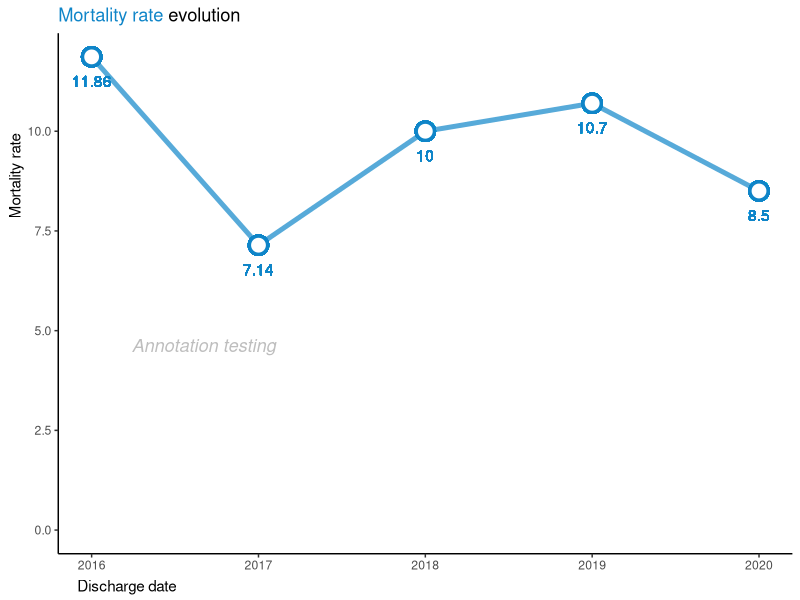
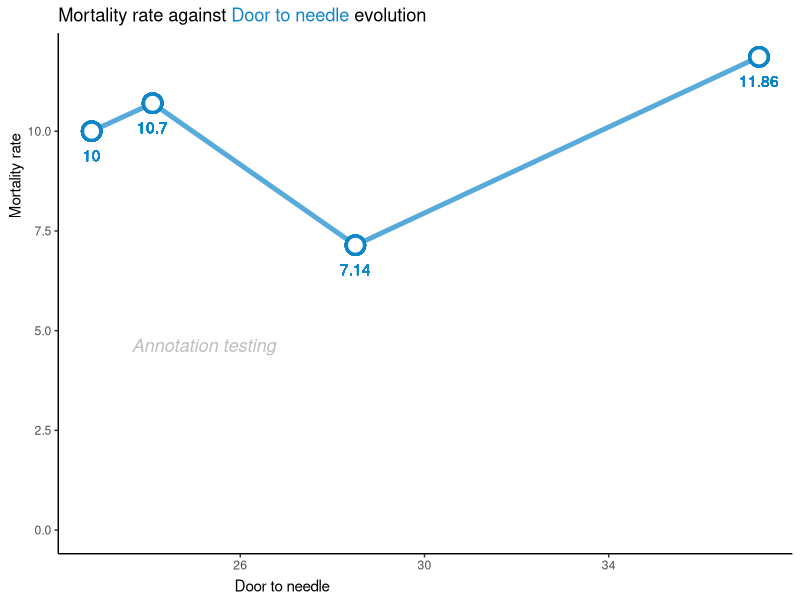
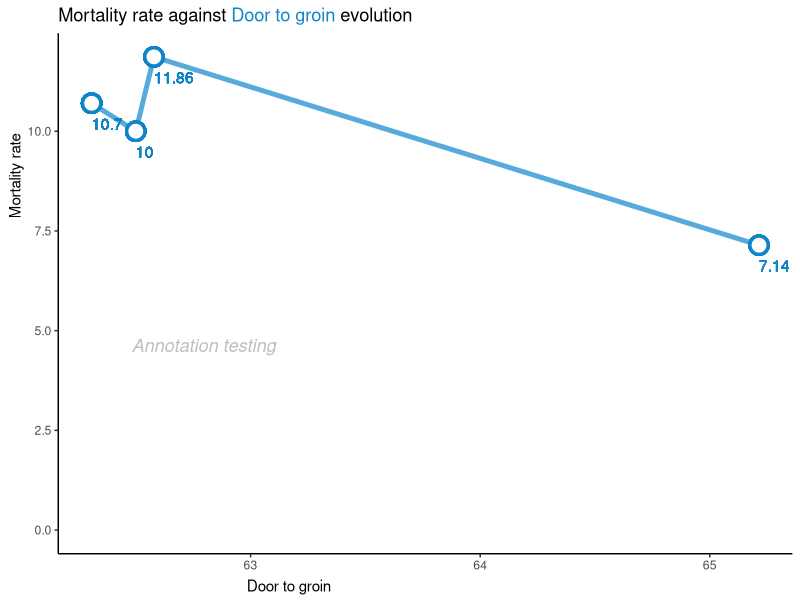
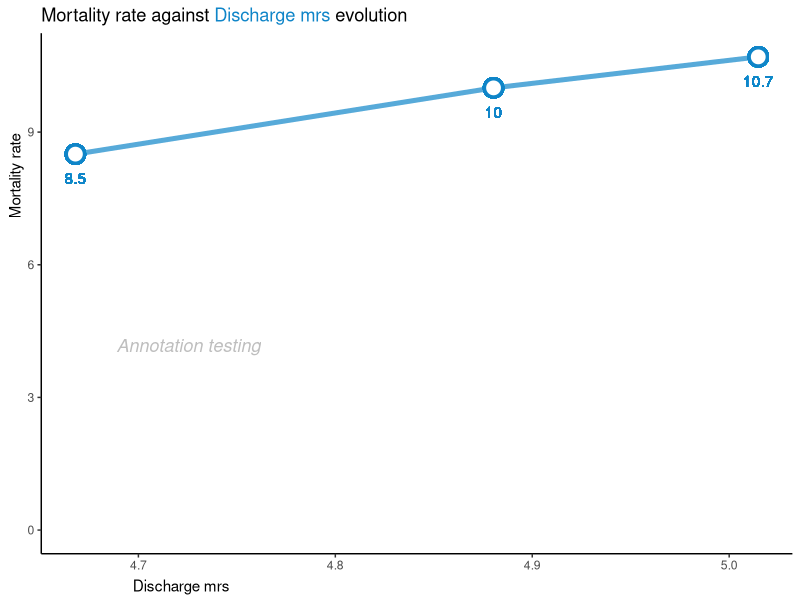
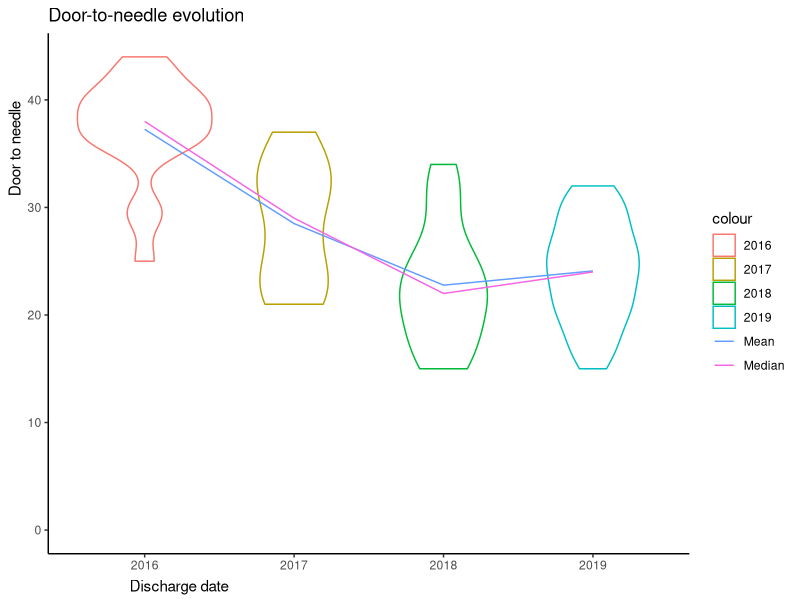
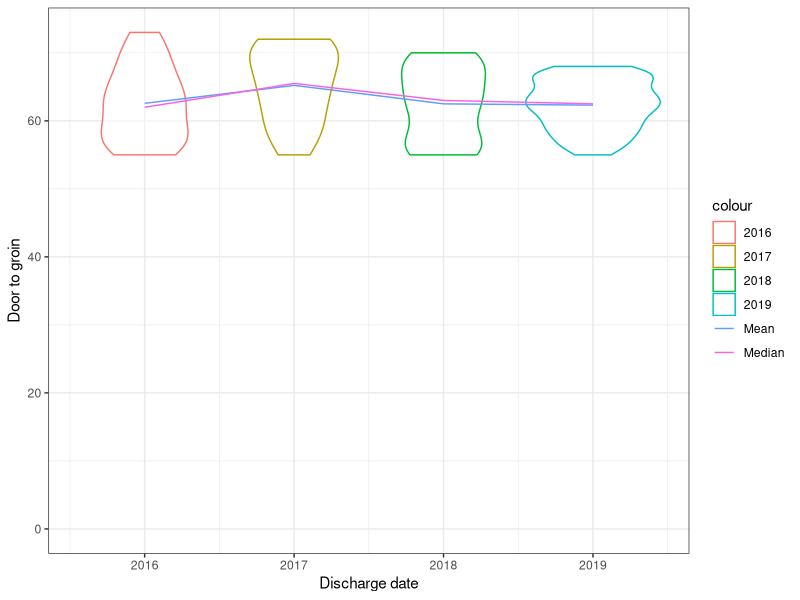
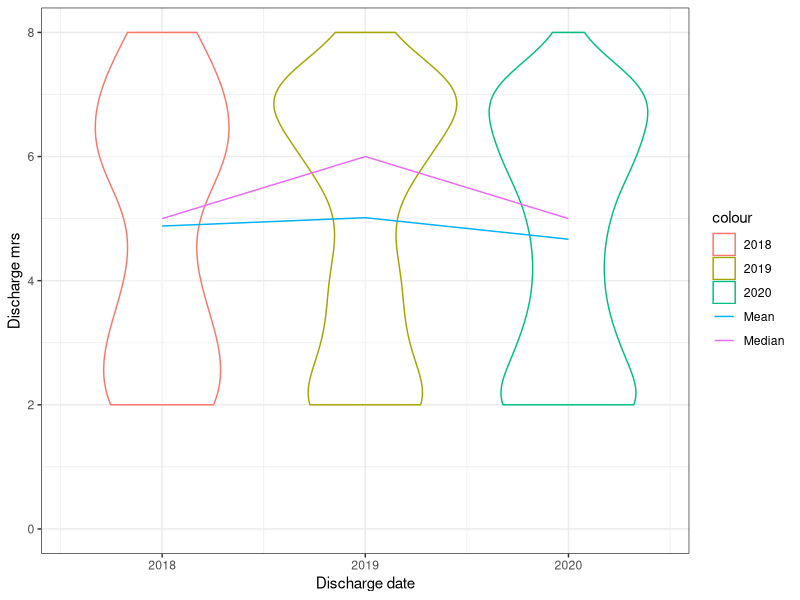

The R script that drew these images, in order:
## ---- chunk 1
knitr::opts_chunk$set(echo = TRUE)
library(readxl)
library(tidyverse)
library(tibble)
library(skimr)
library(magrittr)
library(purrr)
library(ggtext)
library(grid)
## ---- chunk 2
#loading resq dataset
resq_data <- read_excel("resq-raw-data/sample_hospital.xlsx")

#checking what rows that include NA values
resq_data %>%
  summarise_all(funs(sum(is.na(.)))) %>%
  pivot_longer(everything()) %>%
  filter(value > 0)

#replacing NA's with zero's
resq_data %<>%
  replace(is.na(.), 99)

#just checking if nihss_score actually is numeric - stated as a text in resq data legend tab in excel
class(resq_data$nihss_score)

#creating tribbles for each variable/legend
trib_department_type<-tribble(
~department_type, ~DeptTypeStr, 
  1, "neurology",  
  2, "neurosurgery", 
  3, "anesthesiology/resusccitation/critical care department",  
  4, "internal medicine", 
  5, "geriatrics",  
  6,  "other",
  99, "Unknown",
) 

trib_hosp_in<-tribble(
  ~hospitalized_in, ~HospInStr,
  1, "Stroke unit/ICU",
  2, "Other monitored bed (telemetry)",
  3, "Standard bed",
  99, "Not applicable",
)

trib_stroke_type<-tribble(
  ~stroke_type, ~StrokeTypeStr,
  1, "Ischemic Stroke",
  2, "Intracerebral hemorrhage",
  3, "Transient ischemic attack - TIA",
  4, "Subarachnoid hemorrhage",
  5, "Cerebral venous thrombosis",
  6, "Undetermined",
  99, "Not applicable",
)

trib_NIHSS<-tribble(
  ~nihss, ~NIHSSStr,
  1, "Not performed",
  2, "Performed", 
  3, "Not known",
  99, "Unknown",
)

trib_CT_MRI<-tribble(
  ~ct_mri, ~CTMRIStr,
  1, "Not performed",
  2, "Performed",
  3, "Not known",
  99, "Not applicable",
)

trib_CT_Time<-tribble(
  ~ct_time, ~ctTimeStr,
  1, "Within 1 hour after admission",
  2, "Later than 1 hour after admission",
  99, "Not applicable",
)

trib_recanalization_procedures<-tribble(
  ~recanalization_procedures, ~RecanProcStr,
  1, "Not done - primary centre / comprehensive centre",
  2, "IV tPa - primary centre / comprehensive centre",
  3, "IV tPa + endovascular treatment - comprehensive centre",
  4, "Endovascular treatment alone - comprehensive centre",
  5, "IV tPa + referred to another centre for endovascular treatment - primary centre",
  6, "Referred to another centre for endovascular treatment - primary centre",
  7, "Patient referred to another centre for endovascular treatment and hospitalization continues at the referred to centre - comprehensive centre",
  8, "Patient referred for endovascular treatment and patient is returned to the initial centre - comprehensive centre",
  9, "Patient was returned to the initial centre after recanalization procedures were performed at another centre", 
  99, "Not applicable",
)

trib_dysphagia_screening<-tribble(
  ~dysphagia_screening, ~DysphagiaStr,
  1, "Yes/Guss test",
  2, "Yes/other test",
  3, "Was performed at another center",
  4, "No",
  5, "Patient could not be tested (intubated)",
  6, "Not known",
  99, "Not applicable",
)

trib_afib_flutter<-tribble(
  ~afib_flutter, ~AfibFlutterStr,
  1, "Known aFib", 
  2, "Newly-detected at admission",
  3, "Detected during hospilization",
  4, "Not detected",
  5, "Not known",
  99, "Not applicable",
)

trib_antithrombotics<-tribble(
  ~antithrombotics, ~AntithromboticsStr,
  1, "antiplatelets",
  2, "Vitamin K antagonist",
  3, "dabigratan",
  4, "rivaroxaban",
  5, "apixaban",
  6, "edoxaban",
  7, "LMWH or heparin in prophylactic dose",
  8, "LMWH or heparin in full anticoagulant dose",
  9, "Not prescriped\but recommended",
  10, "Nothing",
  99, "Not applicable",
)

trib_statin<-tribble(
  ~statin, ~StatinStr,
  1, "Yes",
  2, "No",
  3, "Not known",
  99, "Not applicable",
)

trib_smoking_cessation<-tribble(
  ~smoking_cessation, ~SmokingCessationStr,
  1, "Yes",
  2, "No",
  3, "Not a smoker",
  99, "Unknown",
)

trib_antihypertensive<-tribble(
  ~antihypertensive, ~AntihypertensiveStr,
  1, "Yes",
  2, "No",
  3, "Not known",
  99, "Not applicable",
)

trib_discharge_dest<-tribble(
  ~discharge_destination, ~DistDestStr,
  1, "Home",
  2, "Transferred within the same centre",
  3, "Transferred to another centre",
  4, "Social care facility",
  5, "Dead",
  99, "Not applicable",
)

trib_discharge_mrs<-tribble(
  ~discharge_mrs, ~DistMRSStr,
  1, "unknown/calculate",
  2, "0",
  3, "1",
  4, "2",
  5, "3",
  6, "4",
  7, "5",
  8, "6",
  99, "Not Applicable",
)

#getting a summary of the resq data
skim(resq_data)
summary(resq_data$department_type)

# you don't need to add trib_department_type to the left_join... 
resq_merge <- resq_data %>%
  left_join(trib_department_type, by="department_type") %>%
  left_join(trib_hosp_in, by="hospitalized_in") %>%
  left_join(trib_stroke_type, by="stroke_type") %>%
  left_join(trib_NIHSS, by="nihss") %>%
  left_join(trib_CT_MRI, by="ct_mri") %>% 
  left_join(trib_CT_Time, by="ct_time") %>%
  left_join(trib_recanalization_procedures, by="recanalization_procedures") %>%
  left_join(trib_dysphagia_screening, by="dysphagia_screening") %>%
  left_join(trib_afib_flutter, by="afib_flutter") %>% 
  left_join(trib_antithrombotics, by="antithrombotics") %>%
  left_join(trib_statin, by="statin") %>%
  left_join(trib_smoking_cessation, by="smoking_cessation") %>% 
  left_join(trib_antihypertensive, by="antihypertensive") %>% 
  left_join(trib_discharge_mrs, by="discharge_mrs") %>% 
  left_join(trib_discharge_dest, by="discharge_destination") 
  

## ---- chunk 3
resq_mort<-resq_merge %>%
  mutate(
    within30DayMort = if_else((hospital_days <= 30 & DistDestStr == "Dead"), 1, 0), 
  ) 
  
resq_mort %<>%
  dplyr::group_by(discharge_date)%>%
  mutate(
    Mortality30dMean = mean(within30DayMort) * 100,
    DTNMean = mean(replace(door_to_needle, door_to_needle==99, NA), na.rm = TRUE),
    DTNMedian = median(replace(door_to_needle, door_to_needle==99, NA), na.rm = TRUE),
    DTGMean = mean(replace(door_to_groin, door_to_groin==99, NA), na.rm = TRUE),
    DTGMedian = median(replace(door_to_groin, door_to_groin==99, NA), na.rm = TRUE),
    DISMRSMean = mean(replace(discharge_mrs, discharge_mrs==99 & 1, NA), na.rm = TRUE),
    DISMRSMedian = median(replace(discharge_mrs, discharge_mrs==99 & 1, NA), na.rm = TRUE)
  ) 

#df<-resq_mort %>% dplyr::group_by(discharge_date) %>% summarise(Mortality30d =mean(within30DayMort), DTNMean = mean(door_to_needle))


# THERE IS NO DTN/DTG DATA IN 2020, IT IS EMPTY IN RAW DATA AS WELL

########## TREND LINES ########## 

testText <- grobTree(textGrob("Annotation testing", x=0.10, y=0.40, hjust=0, gp=gpar(col="grey", fontsize=13, fontface="italic")))


p_trend_mort <- ggplot(resq_mort[resq_mort$discharge_date<2201,], 
aes(x = discharge_date, y = Mortality30dMean)) + 
  geom_line(color="#0F85C8", alpha=.7, size=1.7) + 
  geom_point(shape = 21, color = "#0F85C8", fill = "white", size = 5, stroke = 1.7) + 
  theme_classic() + 
  ylab("Mortality rate") +
  xlab("Discharge date") +
  expand_limits(y=0) +
  geom_text(aes(label=round(Mortality30dMean, digits = 2)), vjust = 2.5, color = "#0F85C8" ) +
  labs(
    title = "<span style = 'color: #0F85C8;'> Mortality rate</span> evolution"
  ) +
  theme(
    plot.title = element_markdown(),
    axis.title.x = element_text(hjust=0.03, vjust=0.2),
    axis.title.y = element_text(hjust=0.77, vjust=0.77),
    plot.caption = element_text(hjust=0, size=6),
    ) +
  annotation_custom(testText)

p_trend_mort 

p_mort_vs_DTN <- ggplot(resq_mort[resq_mort$door_to_needle<99,], 
aes(y = Mortality30dMean, x = DTNMean)) + 
  geom_line(color="#0F85C8", alpha=.7, size=1.7) + 
  geom_point(shape = 21, color = "#0F85C8", fill = "white", size = 5, stroke = 1.7) + 
  theme_classic() +
  ylab("Mortality rate") + 
  xlab("Door to needle") +
  expand_limits(y=0) +
  geom_text(aes(label=round(Mortality30dMean, digits=2)), vjust = 2.5, color = "#0F85C8" ) +
    labs(
    title = "Mortality rate against <span style = 'color: #0F85C8;'>Door to needle</span> evolution"
  ) +
  theme(
    plot.title = element_markdown(),
    axis.title.x = element_text(hjust=0.2758, vjust=0.2),
    axis.title.y = element_text(hjust=0.77, vjust=0.77),
    plot.caption = element_text(hjust=0, size=6),
    ) +
  annotation_custom(testText)

p_mort_vs_DTN

p_mort_vs_DTG <- ggplot(resq_mort[resq_mort$door_to_needle<99,], 
aes(y = Mortality30dMean, x = DTGMean, color="Mean")) + 
  geom_line(color="#0F85C8", alpha=.7, size=1.7) + 
  geom_point(shape = 21, color = "#0F85C8", fill = "white", size = 5, stroke = 1.7) +
  theme_classic() +
  ylab("Mortality rate") + 
  xlab("Door to groin") +
  expand_limits(y=0) +
  geom_text(aes(label=round(Mortality30dMean, digits=2)), vjust = 2.2, hjust = 0, color = "#0F85C8" ) +
    labs(
    title = "Mortality rate against <span style = 'color: #0F85C8;'>Door to groin</span> evolution"
  ) +
  theme(
    plot.title = element_markdown(),
    axis.title.x = element_text(hjust=0.29, vjust=0.2),
    axis.title.y = element_text(hjust=0.77, vjust=0.77),
    plot.caption = element_text(hjust=0, size=6),
    ) +
  annotation_custom(testText)

p_mort_vs_DTG

p_mort_vs_dismrs <- ggplot(resq_mort[resq_mort$discharge_mrs<99,], 
aes(y = Mortality30dMean, x = DISMRSMean, color="Mean")) + 
  geom_line(color="#0F85C8", alpha=.7, size=1.7) + 
  geom_point(shape = 21, color = "#0F85C8", fill = "white", size = 5, stroke = 1.7) +
  theme_classic() + 
  expand_limits(y=0) +
  ylab("Mortality rate") + 
  xlab("Discharge mrs") +
  geom_text(aes(label=round(Mortality30dMean, digits=2)), vjust = 2.5, color = "#0F85C8" ) +
    labs(
    title = "Mortality rate against <span style = 'color: #0F85C8;'>Discharge mrs</span> evolution"
  ) +
  theme(
    plot.title = element_markdown(),
    axis.title.x = element_text(hjust=0.14, vjust=0.2),
    axis.title.y = element_text(hjust=0.77, vjust=0.77),
    plot.caption = element_text(hjust=0, size=6),
    ) +
  annotation_custom(testText)

p_mort_vs_dismrs

p_trend_DTN <- ggplot(resq_mort[resq_mort$door_to_needle<99 & resq_mort$discharge_date<2201,], 
aes(x = discharge_date, y = DTNMean, color="Mean")) + 
  geom_violin(aes(x = discharge_date, y = door_to_needle, color=as.factor(discharge_date)), alpha=.4) +
  geom_line() +
  geom_line(aes(y = DTNMedian, color = "Median")) +
  theme_classic() + 
  ylab("Door to needle") +
  xlab("Discharge date") +
  expand_limits(y=0) +
  ggtitle("Door-to-needle evolution") +
  theme(
    axis.title.x = element_text(hjust=0.15, vjust=0.2),
    axis.title.y = element_text(hjust=0.84, vjust=0.8),
    plot.caption = element_text(hjust = 0, size = 6),
    )

p_trend_DTN

p_trend_DTG <- ggplot(resq_mort[resq_mort$door_to_groin<99 & resq_mort$discharge_date<2201,], 
aes(x = discharge_date, y = DTGMean, color="Mean")) + 
  geom_violin(aes(x = discharge_date, y = door_to_groin, color=as.factor(discharge_date)), alpha=.4) +
  geom_line() + 
  geom_line(aes(y = DTGMedian, color = "Median")) +
  theme_bw() + 
  ylab("Door to groin") +
  xlab("Discharge date") +
  expand_limits(y=0)

p_trend_DTG

p_trend_dismrs <- ggplot(resq_mort[resq_mort$discharge_mrs<99 & resq_mort$discharge_date<2201,], 
aes(x = discharge_date, y = DISMRSMean, color="Mean")) + 
  geom_violin(aes(x = discharge_date, y = discharge_mrs, color=as.factor(discharge_date)), alpha=.4) +
  geom_line() + 
  geom_line(aes(y = DISMRSMedian, color = "Median")) +
  theme_bw() + 
  ylab("Discharge mrs") +
  xlab("Discharge date") +
  expand_limits(y=0)

p_trend_dismrs



########## MAYBE USEFUL IDK? ########## 
# p_dtn <- ggplot(resq_mort[resq_mort$door_to_needle<99 & resq_mort$discharge_date<2201 & resq_mort$discharge_date>2017,], aes(x = door_to_needle, y = Mortality30dMean, color=as.factor(discharge_date))) +
#   geom_boxplot() + 
#   geom_jitter(alpha=.4) + 
#   geom_point(aes(x=DTNMean), size = 4) + 
#   theme_bw() 
# 
# p_dtn
# 
# p_dtg <- ggplot(resq_mort[resq_mort$door_to_groin<99 & resq_mort$discharge_date<2201,], aes(x = Mortality30dMean, y = door_to_groin, color=as.factor(discharge_date))) + 
#   geom_boxplot() + 
#   geom_jitter() + 
#   theme_bw()
# 
# p_dtg
# 
# #NIHSS score is not really a KPI though
# p_nihss_score_jitter <- ggplot(resq_mort[resq_mort$nihss_score<99 & resq_mort$discharge_date<2201,], aes(x = Mortality30dMean, y = nihss_score, color=as.factor(discharge_date))) + 
#   geom_violin() + 
#   geom_jitter() + 
#   theme_bw()
# 
# p_nihss_score_jitter
# 
# p_nihss_score <- ggplot(resq_mort[resq_mort$nihss_score<99 & resq_mort$discharge_date<2201,], aes(x = Mortality30dMean, y = nihss_score, color=as.factor(discharge_date))) + 
#   geom_violin() + 
#   theme_bw()
# 
# p_nihss_score
# 
# #this might have way too many dots to show. decreases readability
# p_dis_mrs_jitter <- ggplot(resq_mort[resq_mort$discharge_mrs>1 & resq_mort$discharge_mrs<99 & resq_mort$discharge_date<2201,], aes(x = Mortality30dMean, y = discharge_mrs, color=as.factor(discharge_date))) +
#   geom_violin() + 
#   geom_jitter() + 
#   theme_bw()
# 
# p_dis_mrs_jitter
# 
# p_dis_mrs <- ggplot(resq_mort[resq_mort$discharge_mrs>1 & resq_mort$discharge_mrs<99 & resq_mort$discharge_date<2201,], aes(x = Mortality30dMean, y = discharge_mrs, color=as.factor(discharge_date))) +
#   geom_violin() + 
#   theme_bw()
# 
# p_dis_mrs

